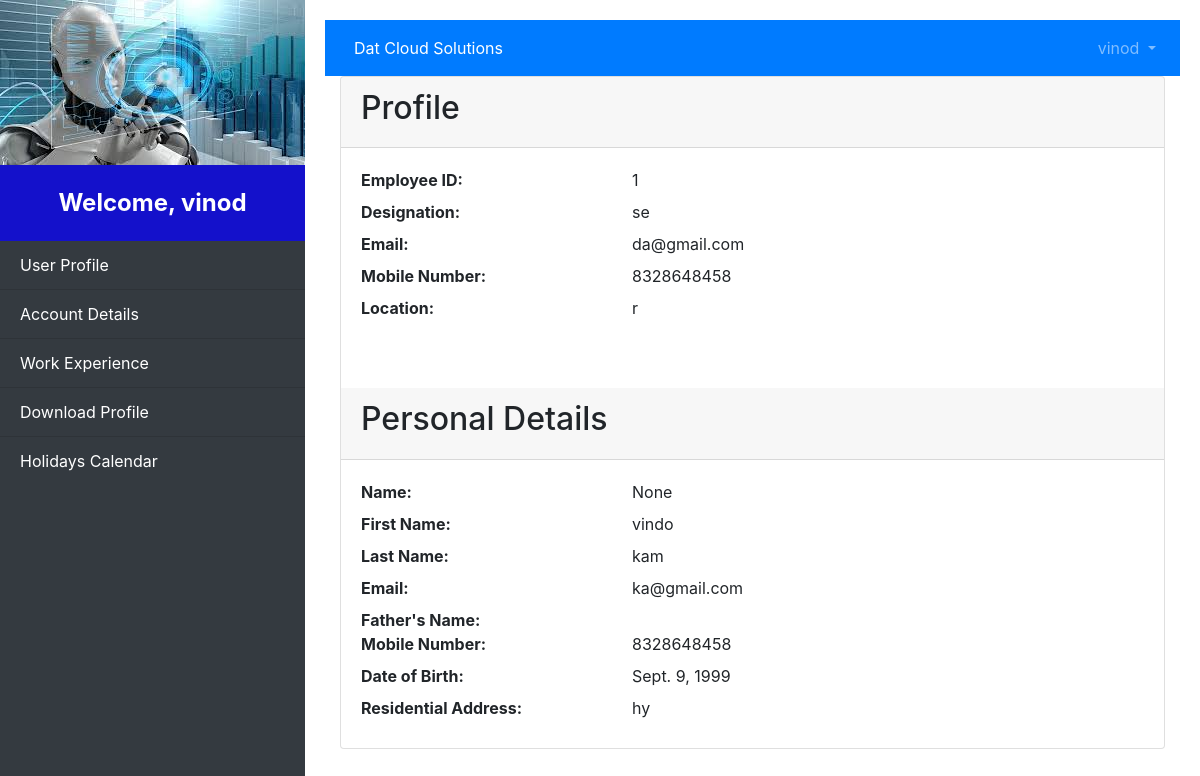
Screenshot of /employee/ (signed in) with the database file from the repository.
### employees/models.py (models this page shows, shortened)
class Employee(models.Model):
    user = models.OneToOneField(User, on_delete=models.CASCADE)  # Link to Django user
    employee_name = models.CharField(max_length=100, blank=True, null=True)
    first_name = models.CharField(max_length=100)
    middle_name = models.CharField(max_length=100, blank=True, null=True)
    last_name = models.CharField(max_length=100, blank=True, null=True)
    gender = models.CharField(max_length=10)
    fathers_name = models.CharField(max_length=100)
    personal_email = models.EmailField()
    work_email = models.EmailField()
    mobile_number = models.CharField(max_length=15)
    date_of_joining = models.DateField()
    date_of_birth = models.DateField()
    age = models.IntegerField(blank=True, null=True)
    employment_type = models.CharField(max_length=50, blank=True, null=True)
    employee_id = models.CharField(max_length=20, unique=True)
    designation = models.CharField(max_length=100)
    department = models.CharField(max_length=100)
    work_location = models.CharField(max_length=100)
    enable_portal_access = models.BooleanField(default=False, blank=True, null=True)
    aadhar_card = models.CharField(max_length=20)
    pan = models.CharField(max_length=10, blank=True, null=True)
    residential_address = models.TextField(blank=True, null=True)
    pf_account_number = models.CharField(max_length=20)
    annual_ctc = models.DecimalField(max_digits=10, decimal_places=2)
    account_holder_name = models.CharField(max_length=100)
    bank_name = models.CharField(max_length=100)
    account_number = models.CharField(max_length=20)
    ifsc = models.CharField(max_length=11)
    account_type = models.CharField(max_length=20)
    total_work_experience = models.DecimalField(max_digits=4, decimal_places=2, blank=True, null=True)
    dat_work_experience = models.DecimalField(max_digits=4, decimal_places=2, blank=True, null=True)
    skill_set = models.TextField(blank=True, null=True)
    passport_number = models.CharField(max_length=20, default=True, null=True)
    passport_expiry_date = models.DateField(default=True, null=True)

### employees/views.py (the view)
# urls.py: path('employee/', employee_details, name='employee_details'),
@login_required
def employee_details(request):
    try:
        employee = Employee.objects.get(user=request.user)
        return render(request, 'user_profile.html', {'employee': employee})
    except Employee.DoesNotExist:
        return HttpResponse("No employee data found for this user", status=404)

### employees/templates/user_profile.html (shortened to what this page needs)
{% extends 'base.html' %}
{% block content %}
<div class="card">
    <div class="card-header">
        <h2>Profile</h2>
    </div>
    <div class= "card-body">
        <dl class="row">
            <dt class="col-sm-4">Employee ID:</dt>
            <dd class="col-sm-8">{{ employee.employee_id }}</dd>
            <dt class="col-sm-4">Designation:</dt>
            <dd class="col-sm-8">{{ employee.designation }}</dd>
            <dt class="col-sm-4">Email:</dt>
            <dd class="col-sm-8">{{ employee.work_email }}</dd>
            <dt class="col-sm-4">Mobile Number:</dt>
            <dd class="col-sm-8">{{ employee.mobile_number }}</dd>
            <dt class="col-sm-4">Location:</dt>
            <dd class="col-sm-8">{{ employee.work_location }}</dd>
        </dl>
    </div>
    <br>
    <div class="card-header">
        <h2>Personal Details</h2>
    </div>
    <div class="card-body">
        <div class="row">
            <dt class="col-sm-4">Name:</dt>
            <dd class="col-sm-8">{{ employee.employee_name }}</dd>
            <dt class="col-sm-4">First Name:</dt>
            <dd class="col-sm-8">{{ employee.first_name }}</dd>
            <dt class="col-sm-4">Last Name:</dt>
            <dd class="col-sm-8">{{ employee.last_name }}</dd>
            <dt class="col-sm-4">Email:</dt>
            <dd class="col-sm-8">{{ employee.personal_email }}</dd>
            <dt class="col-sm-4">Father's Name:</dt>
            <dd class="col-sm-8">{{ employee.father_name }}</dd>
            <dt class="col-sm-4">Mobile Number:</dt>
            <dd class="col-sm-8">{{ employee.mobile_number }}</dd>
            <dt class="col-sm-4">Date of Birth:</dt>
            <dd class="col-sm-8">{{ employee.date_of_birth }}</dd>
            <dt class="col-sm-4">Residential Address:</dt>
            <dd class="col-sm-8">{{ employee.residential_address }}</dd>
        </div>
    </div>
</div>
{% endblock %} -->

### employees/templates/base.html (shortened to what this page needs)
<!DOCTYPE html>
<html lang="en">
<head>
    {% load static %}
    <link href="https://stackpath.bootstrapcdn.com/bootstrap/4.5.2/css/bootstrap.min.css" rel="stylesheet">
</head>
<body>
    {% if request.user.is_authenticated %}
    <div id="wrapper">
        <div id="sidebar-wrapper">
            <img src="{% static 'img/download.jpeg' %}" alt="Google Logo" class="logo">
            <div class="sidebar-heading">
                Welcome, {{ user.username }}
            </div>
            <div class="list-group list-group-flush">
                <a href="{% url 'user_profile' %}" class="list-group-item list-group-item-action">User Profile</a>
                <a href="{% url 'account_details' %}" class="list-group-item list-group-item-action">Account Details</a>
                <a href="{% url 'work_experience' %}" class="list-group-item list-group-item-action">Work Experience</a>
                <a href="{% url 'download_profile' %}" class="list-group-item list-group-item-action">Download Profile</a>
                <a href="{% url 'holidays_calendar' %}" class="list-group-item list-group-item-action">Holidays Calendar</a>
            </div>
        </div>
        <div id="page-content-wrapper">
            <nav class="navbar navbar-expand-lg navbar-dark bg-primary">
                <button class="btn btn-primary" id="menu-toggle">Dat Cloud Solutions</button>
                <div class="collapse navbar-collapse justify-content-end">
                    <ul class="navbar-nav">
                        <li class="nav-item dropdown">
                            <a class="nav-link dropdown-toggle" href="#" id="navbarDropdown" role="button" data-toggle="dropdown">
                                {{ user.username }}
                            </a>
                        </li>
                    </ul>
                </div>
            </nav>
            <div class="container-fluid">
                {% block content %}{% endblock %}
            </div>
        </div>
    </div>
    {% endif %}
</body>
</html>

### employees/templates/base.html (style rules this page uses)
body { display: flex; min-height: 100vh; flex-direction: column; }
#wrapper { display: flex; width: 100%; }
#sidebar-wrapper { background-color: #343a40; min-width: 250px; height: 100vh; color: white; }
.sidebar-heading { padding: 20px; text-align: center; font-size: 1.5em; font-weight: bold; background-color: #1411cb; }
.list-group-item { background-color: #343a40; color: white; }
#page-content-wrapper { flex: 1; padding: 20px; }
.navbar { margin-bottom: 0; }

### rows the page displays
Employee: employee_id "1", designation "se", work_email "da@gmail.com", mobile_number "8328648458", work_location "r", employee_name "None", first_name "vindo", last_name "kam", personal_email "ka@gmail.com", date_of_birth "Sept. 9, 1999", residential_address "hy"

### other values shown
{{ user.username }} "vinod"
